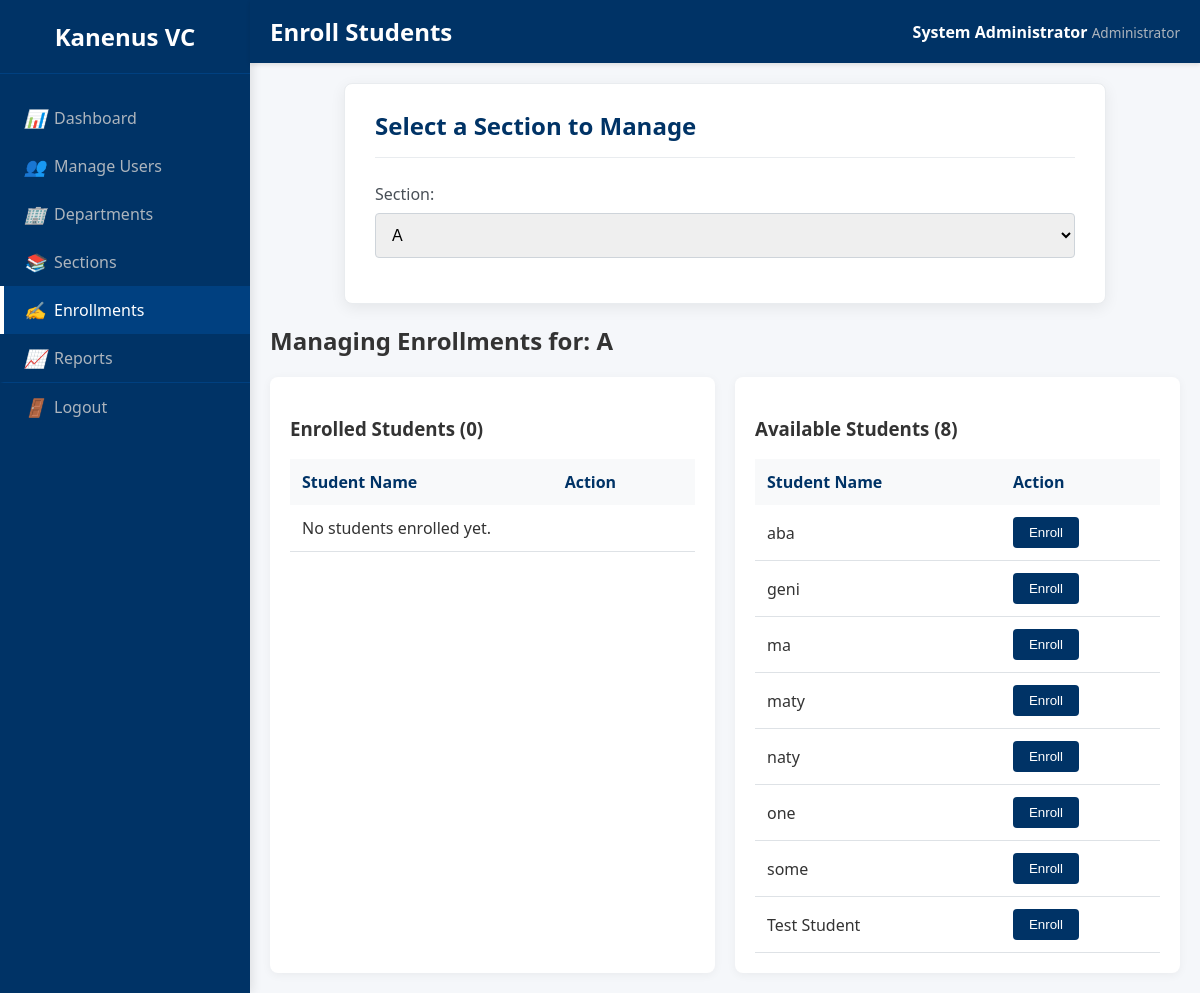
The app's page /VCLS/admin/enroll_students.php?section_id=4 (signed in) with its own data.
### tables this page shows
CREATE TABLE `sections` (
  `id` int(11) NOT NULL,
  `name` varchar(100) NOT NULL,
  `department_id` int(11) NOT NULL,
  `teacher_id` int(11) DEFAULT NULL
);

CREATE TABLE `users` (
  `id` int(11) NOT NULL,
  `username` varchar(50) NOT NULL,
  `password` varchar(255) NOT NULL,
  `full_name` varchar(100) NOT NULL,
  `role` enum('admin','teacher','student') NOT NULL,
  `created_at` timestamp NOT NULL DEFAULT current_timestamp(),
  `gender` enum('male','female','other','not_specified') NOT NULL DEFAULT 'not_specified'
);

### VCLS/admin/enroll_students.php (the view, shortened to what this page needs)
<?php
require_once '../includes/db_connect.php';
$selected_section_id = isset($_GET['section_id']) ? (int)$_GET['section_id'] : 0;
$sections_result = $conn->query("SELECT id, name FROM sections ORDER BY name");
$enrolled_students = [];
$available_students = [];
$section_name = '';
if ($selected_section_id > 0) {
    $stmt = $conn->prepare("SELECT name FROM sections WHERE id = ?");
    $stmt->bind_param("i", $selected_section_id);
    $stmt->execute();
    $result = $stmt->get_result();
    if ($result->num_rows > 0) {
        $section_name = $result->fetch_assoc()['name'];
    }
    $stmt_enrolled = $conn->prepare("SELECT u.id, u.full_name, e.id AS enrollment_id FROM users u JOIN enrollments e ON u.id = e.student_id WHERE e.section_id = ? ORDER BY u.full_name");
    $stmt_enrolled->bind_param("i", $selected_section_id);
    $stmt_enrolled->execute();
    $enrolled_students = $stmt_enrolled->get_result()->fetch_all(MYSQLI_ASSOC);
    $stmt_available = $conn->prepare("SELECT id, full_name FROM users WHERE role = 'student' AND id NOT IN (SELECT student_id FROM enrollments WHERE section_id = ?) ORDER BY full_name");
    $stmt_available->bind_param("i", $selected_section_id);
    $stmt_available->execute();
    $available_students = $stmt_available->get_result()->fetch_all(MYSQLI_ASSOC);
}
?>
<div class="form-container">
    <h2>Select a Section to Manage</h2>
    <form action="enroll_students.php" method="get">
        <div class="form-group">
            <label for="section_id">Section:</label>
            <select name="section_id" id="section_id" onchange="this.form.submit()">
                <?php mysqli_data_seek($sections_result, 0); while ($section = $sections_result->fetch_assoc()): ?>
                    <option value="<?php echo $section['id']; ?>" <?php if ($selected_section_id == $section['id']) echo 'selected'; ?>>
                        <?php echo htmlspecialchars($section['name']); ?>
                    </option>
                <?php endwhile; ?>
            </select>
        </div>
    </form>
</div>
<?php if ($selected_section_id > 0 && $section_name): ?>
    <h2>Managing Enrollments for: <strong><?php echo htmlspecialchars($section_name); ?></strong></h2>
    <div class="enrollment-columns">
        <div class="table-container-dash">
            <h3>Enrolled Students (<?php echo count($enrolled_students); ?>)</h3>
            <table>
                <thead><tr><th>Student Name</th><th>Action</th></tr></thead>
                <tbody>
                    <?php if (count($enrolled_students) > 0): foreach ($enrolled_students as $student): ?>
                    <tr><td><?php echo htmlspecialchars($student['full_name']); ?></td><td><form method="post"><input type="hidden" name="enrollment_id" value="<?php echo $student['enrollment_id']; ?>"><button type="submit" name="unenroll_student" class="btn btn-delete">Un-enroll</button></form></td></tr>
                    <?php endforeach; else: ?><tr><td colspan="2">No students enrolled yet.</td></tr><?php endif; ?>
                </tbody>
            </table>
        </div>
        <div class="table-container-dash">
            <h3>Available Students (<?php echo count($available_students); ?>)</h3>
            <table>
                <thead><tr><th>Student Name</th><th>Action</th></tr></thead>
                <tbody>
                    <?php if (count($available_students) > 0): foreach ($available_students as $student): ?>
                    <tr><td><?php echo htmlspecialchars($student['full_name']); ?></td><td><form method="post"><button type="submit" name="enroll_student" class="btn">Enroll</button></form></td></tr>
                    <?php endforeach; else: ?><tr><td colspan="2">No other students available to enroll.</td></tr><?php endif; ?>
                </tbody>
            </table>
        </div>
    </div>
<?php endif; ?>
<?php
require 'includes/admin_template.php';
?>

### VCLS/assets/css/dashboard.css (style rules this page uses)
body { margin: 0; padding: 0; background-color: #f5f7fa; color: #333; font-family: 'Segoe UI', Tahoma, Geneva, Verdana, sans-serif; }
.table-container-dash { background-color: #ffffff; border-radius: 8px; padding: 20px; box-shadow: 0 2px 10px rgba(0,0,0,0.05); }
.table-container-dash table { width: 100%; border-collapse: collapse; }
.table-container-dash th { background-color: #f8f9fa; color: #003366; padding: 12px; text-align: left; }
.table-container-dash td { padding: 12px; border-bottom: 1px solid #dee2e6; }
.btn { display: inline-block; padding: 8px 16px; background-color: #003366; color: white; border: none; border-radius: 4px; cursor: pointer; text-decoration: none; transition: background-color 0.3s; }
.form-container { max-width: 700px; margin: 0 auto; background-color: #ffffff; padding: 25px 30px; border-radius: 8px; box-shadow: 0 4px 15px rgba(0,0,0,0.07); border: 1px solid #e9ecef; }
.form-container h2 { color: #003366; margin-top: 0; margin-bottom: 25px; font-size: 1.5em; border-bottom: 1px solid #e9ecef; padding-bottom: 15px; }
.form-group { margin-bottom: 20px; }
.form-group label { display: block; margin-bottom: 8px; font-weight: 500; color: #495057; }
.form-group input[type="text"], .form-group input[type="password"], .form-group input[type="url"], .form-group input[type="file"], .form-group input[type="datetime-local"], .form-group textarea, .form-group select { width: 100%; padding: 12px; border: 1px solid #ced4da; border-radius: 4px; box-sizing: border-box; transition: border-color 0.2s, box-shadow 0.2s; font-size: 1em; }

### VCLS/admin/enroll_students.php (style rules this page uses)
.enrollment-columns { display: grid; grid-template-columns: 1fr 1fr; gap: 20px; }

### records on screen
sections: name "A"
users: full_name "aba"
users: full_name "geni"
users: full_name "ma"
users: full_name "maty"
users: full_name "naty"
users: full_name "one"
users: full_name "some"
users: full_name "Test Student"

### other values on screen
$page_title "Enroll Students"
$_SESSION['full_name'] "System Administrator"
count($enrolled_students) "0"
count($available_students) "8"
form field section_id "A"
